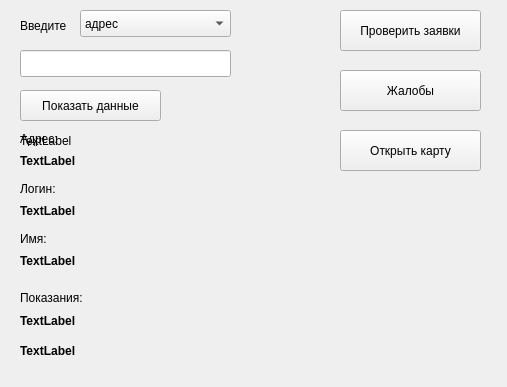
<?xml version="1.0" encoding="UTF-8"?>
<ui version="4.0">
 <class>dispForm</class>
 <widget class="QWidget" name="dispForm">
  <property name="geometry">
   <rect>
    <x>0</x>
    <y>0</y>
    <width>507</width>
    <height>387</height>
   </rect>
  </property>
  <property name="windowTitle">
   <string>Form</string>
  </property>
  <widget class="QPushButton" name="openreqestButton">
   <property name="geometry">
    <rect>
     <x>340</x>
     <y>10</y>
     <width>141</width>
     <height>41</height>
    </rect>
   </property>
   <property name="text">
    <string>Проверить заявки</string>
   </property>
  </widget>
  <widget class="QPushButton" name="openchatButton">
   <property name="geometry">
    <rect>
     <x>340</x>
     <y>70</y>
     <width>141</width>
     <height>41</height>
    </rect>
   </property>
   <property name="text">
    <string>Жалобы</string>
   </property>
  </widget>
  <widget class="QPushButton" name="openmapButton">
   <property name="geometry">
    <rect>
     <x>340</x>
     <y>130</y>
     <width>141</width>
     <height>41</height>
    </rect>
   </property>
   <property name="text">
    <string>Открыть карту</string>
   </property>
  </widget>
  <widget class="QLabel" name="choiceLabel">
   <property name="geometry">
    <rect>
     <x>20</x>
     <y>10</y>
     <width>111</width>
     <height>31</height>
    </rect>
   </property>
   <property name="text">
    <string>Введите</string>
   </property>
  </widget>
  <widget class="QPushButton" name="showmeterButton">
   <property name="geometry">
    <rect>
     <x>20</x>
     <y>90</y>
     <width>141</width>
     <height>31</height>
    </rect>
   </property>
   <property name="text">
    <string>Показать данные</string>
   </property>
  </widget>
  <widget class="QLabel" name="adressLabel">
   <property name="geometry">
    <rect>
     <x>20</x>
     <y>150</y>
     <width>211</width>
     <height>21</height>
    </rect>
   </property>
   <property name="font">
    <font>
     <weight>75</weight>
     <bold>true</bold>
    </font>
   </property>
   <property name="text">
    <string>TextLabel</string>
   </property>
  </widget>
  <widget class="QLabel" name="loginLabel">
   <property name="geometry">
    <rect>
     <x>20</x>
     <y>200</y>
     <width>221</width>
     <height>21</height>
    </rect>
   </property>
   <property name="font">
    <font>
     <weight>75</weight>
     <bold>true</bold>
    </font>
   </property>
   <property name="text">
    <string>TextLabel</string>
   </property>
  </widget>
  <widget class="QLabel" name="dataLabel">
   <property name="geometry">
    <rect>
     <x>20</x>
     <y>310</y>
     <width>221</width>
     <height>21</height>
    </rect>
   </property>
   <property name="font">
    <font>
     <weight>75</weight>
     <bold>true</bold>
    </font>
   </property>
   <property name="text">
    <string>TextLabel</string>
   </property>
  </widget>
  <widget class="QLabel" name="adressHint">
   <property name="geometry">
    <rect>
     <x>20</x>
     <y>130</y>
     <width>66</width>
     <height>17</height>
    </rect>
   </property>
   <property name="text">
    <string>Адрес:</string>
   </property>
  </widget>
  <widget class="QLabel" name="loginHint">
   <property name="geometry">
    <rect>
     <x>20</x>
     <y>180</y>
     <width>66</width>
     <height>17</height>
    </rect>
   </property>
   <property name="text">
    <string>Логин:</string>
   </property>
  </widget>
  <widget class="QLabel" name="dataHint">
   <property name="geometry">
    <rect>
     <x>20</x>
     <y>290</y>
     <width>91</width>
     <height>16</height>
    </rect>
   </property>
   <property name="text">
    <string>Показания:</string>
   </property>
  </widget>
  <widget class="QLineEdit" name="dataBox">
   <property name="geometry">
    <rect>
     <x>20</x>
     <y>50</y>
     <width>211</width>
     <height>27</height>
    </rect>
   </property>
  </widget>
  <widget class="QComboBox" name="dataTypeBox">
   <property name="geometry">
    <rect>
     <x>80</x>
     <y>10</y>
     <width>151</width>
     <height>27</height>
    </rect>
   </property>
   <item>
    <property name="text">
     <string>адрес</string>
    </property>
   </item>
   <item>
    <property name="text">
     <string>номер договора</string>
    </property>
   </item>
  </widget>
  <widget class="QLabel" name="dataErrorHint">
   <property name="geometry">
    <rect>
     <x>20</x>
     <y>130</y>
     <width>311</width>
     <height>21</height>
    </rect>
   </property>
   <property name="text">
    <string>TextLabel</string>
   </property>
  </widget>
  <widget class="QLabel" name="dateLabel">
   <property name="geometry">
    <rect>
     <x>20</x>
     <y>340</y>
     <width>221</width>
     <height>21</height>
    </rect>
   </property>
   <property name="font">
    <font>
     <weight>75</weight>
     <bold>true</bold>
    </font>
   </property>
   <property name="text">
    <string>TextLabel</string>
   </property>
  </widget>
  <widget class="QLabel" name="nameHint">
   <property name="geometry">
    <rect>
     <x>20</x>
     <y>230</y>
     <width>66</width>
     <height>17</height>
    </rect>
   </property>
   <property name="text">
    <string>Имя:</string>
   </property>
  </widget>
  <widget class="QLabel" name="nameLabel">
   <property name="geometry">
    <rect>
     <x>20</x>
     <y>250</y>
     <width>221</width>
     <height>21</height>
    </rect>
   </property>
   <property name="font">
    <font>
     <weight>75</weight>
     <bold>true</bold>
    </font>
   </property>
   <property name="text">
    <string>TextLabel</string>
   </property>
  </widget>
 </widget>
 <resources/>
 <connections/>
</ui>
